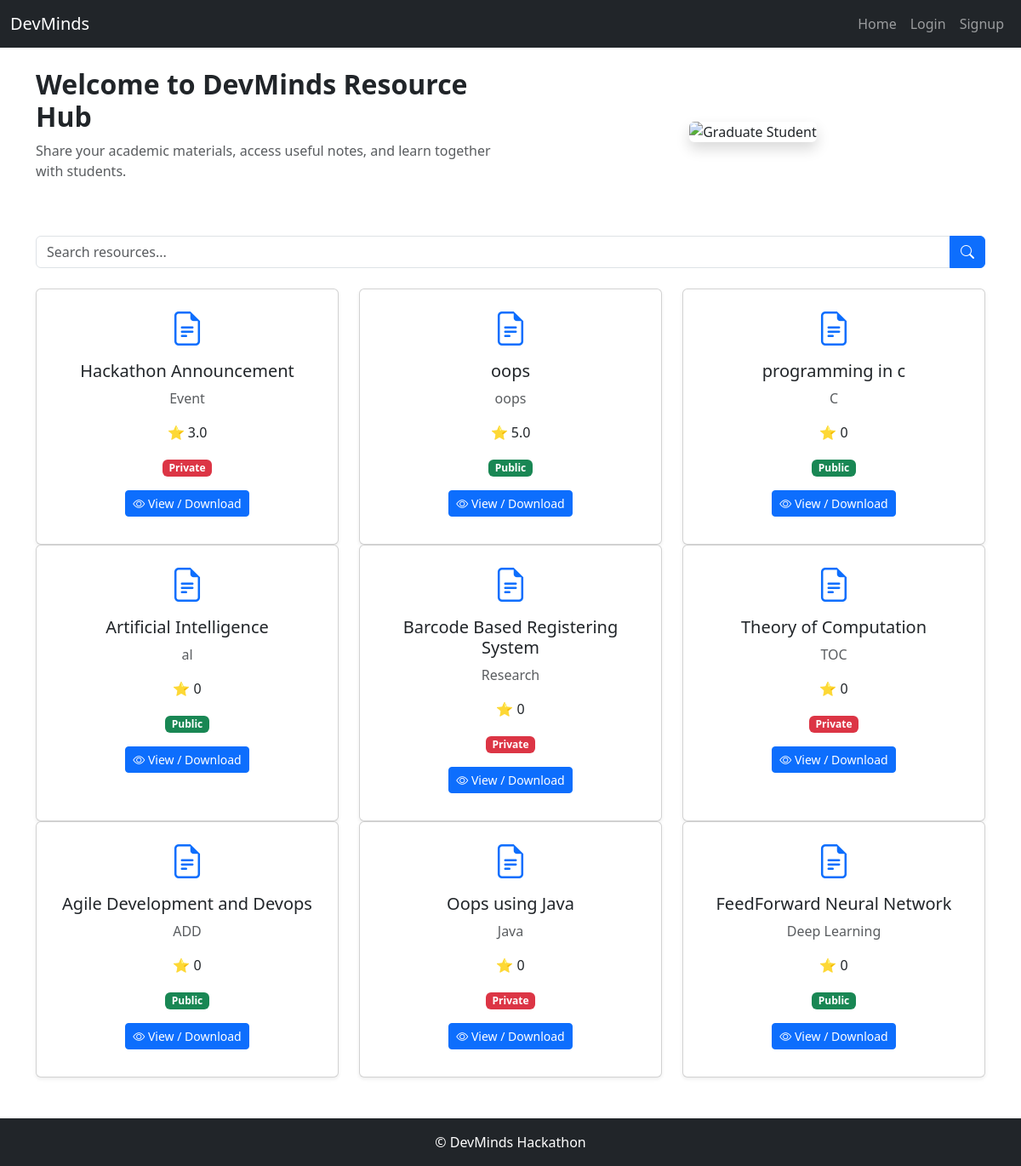
The page / on the database its author committed.
### DevMinds/models.py (models this page shows, shortened)
class Resource(models.Model):
    PRIVACY_CHOICES = (
        ('Public', 'Public'),
        ('Private', 'Private')
    )
    user = models.ForeignKey(User, on_delete=models.CASCADE)
    title = models.CharField(max_length=200)
    subject = models.CharField(max_length=100)
    semester = models.CharField(max_length=50)
    resource_type = models.CharField(max_length=100)
    year = models.CharField(max_length=50)
    description = models.TextField(blank=True)
    file = models.FileField(upload_to='resources/')
    privacy = models.CharField(max_length=10, choices=PRIVACY_CHOICES)
    tags = models.ManyToManyField(Tag, blank=True)
    created_at = models.DateTimeField(auto_now_add=True)
    def average_rating(self):
        avg = self.ratings.aggregate(Avg('stars'))['stars__avg']
        return round(avg, 1) if avg else 0

### DevMinds/views.py (the view)
# urls.py: path('', views.home, name='home'),
def home(request):
    resources = Resource.objects.all().order_by('-created_at')
    return render(request, 'home.html', {'resources': resources})

### DevMinds/templates/home.html (shortened to what this page needs)
{% extends 'base.html' %}
{% block content %}
<div class="row align-items-center mb-5">
    <div class="col-md-6">
        <h2 class="fw-bold">Welcome to DevMinds Resource Hub</h2>
        <p class="text-muted">
            Share your academic materials, access useful notes,
            and learn together with students.
        </p>
    </div>
    <div class="col-md-6 text-center">
        <img src="https://cdn-icons-png.flaticon.com/512/3135/3135755.png"
             alt="Graduate Student"
             class="img-fluid rounded shadow"
             style="max-height:260px;">
    </div>
</div>
<form method="get" action="/search">
<div class="input-group mb-4">
<input type="text" name="q" class="form-control" placeholder="Search resources...">
<button class="btn btn-primary">
<i class="bi bi-search"></i>
</button>
</div>
</form>
<div class="row pb-5">
{% for r in resources %}
<div class="col-md-4 d-flex">
<div class="card shadow-sm mb-3 hover-card h-100 w-100">
<div class="card-body text-center">
<i class="bi bi-file-earmark-text fs-1 text-primary"></i>
<h5 class="mt-2">{{ r.title }}</h5>
<p class="text-muted">{{ r.subject }}</p>
<p>⭐ {{ r.average_rating }}</p>
{% if r.privacy == "Public" %}
<span class="badge bg-success">Public</span>
{% else %}
<span class="badge bg-danger">Private</span>
{% endif %}
<br>
<a href="{% url 'view_resource' r.id %}"
   class="btn btn-sm btn-primary mt-3">
<i class="bi bi-eye"></i> View / Download
</a>
</div>
</div>
</div>
{% empty %}
<div class="text-center text-muted mt-5">
<i class="bi bi-folder-x fs-1"></i>
<p>No Resources Yet</p>
</div>
{% endfor %}
</div>
{% endblock %}

### DevMinds/templates/home.html (style rules this page uses)
.hover-card { transition: transform 0.3s ease, box-shadow 0.3s ease; }

### rows shown on the page
Resource: title "Hackathon Announcement", subject "Event", average_rating "3.0", privacy "Private"
Resource: title "oops", subject "oops", average_rating "5.0", privacy "Public"
Resource: title "programming in c", subject "C", average_rating "0", privacy "Public"
Resource: title "Artificial Intelligence", subject "al", average_rating "0", privacy "Public"
Resource: title "Barcode Based Registering System", subject "Research", average_rating "0", privacy "Private"
Resource: title "Theory of Computation", subject "TOC", average_rating "0", privacy "Private"
Resource: title "Agile Development and Devops", subject "ADD", average_rating "0", privacy "Public"
Resource: title "Oops using Java", subject "Java", average_rating "0", privacy "Private"
Resource: title "FeedForward Neural Network", subject "Deep Learning", average_rating "0", privacy "Public"
